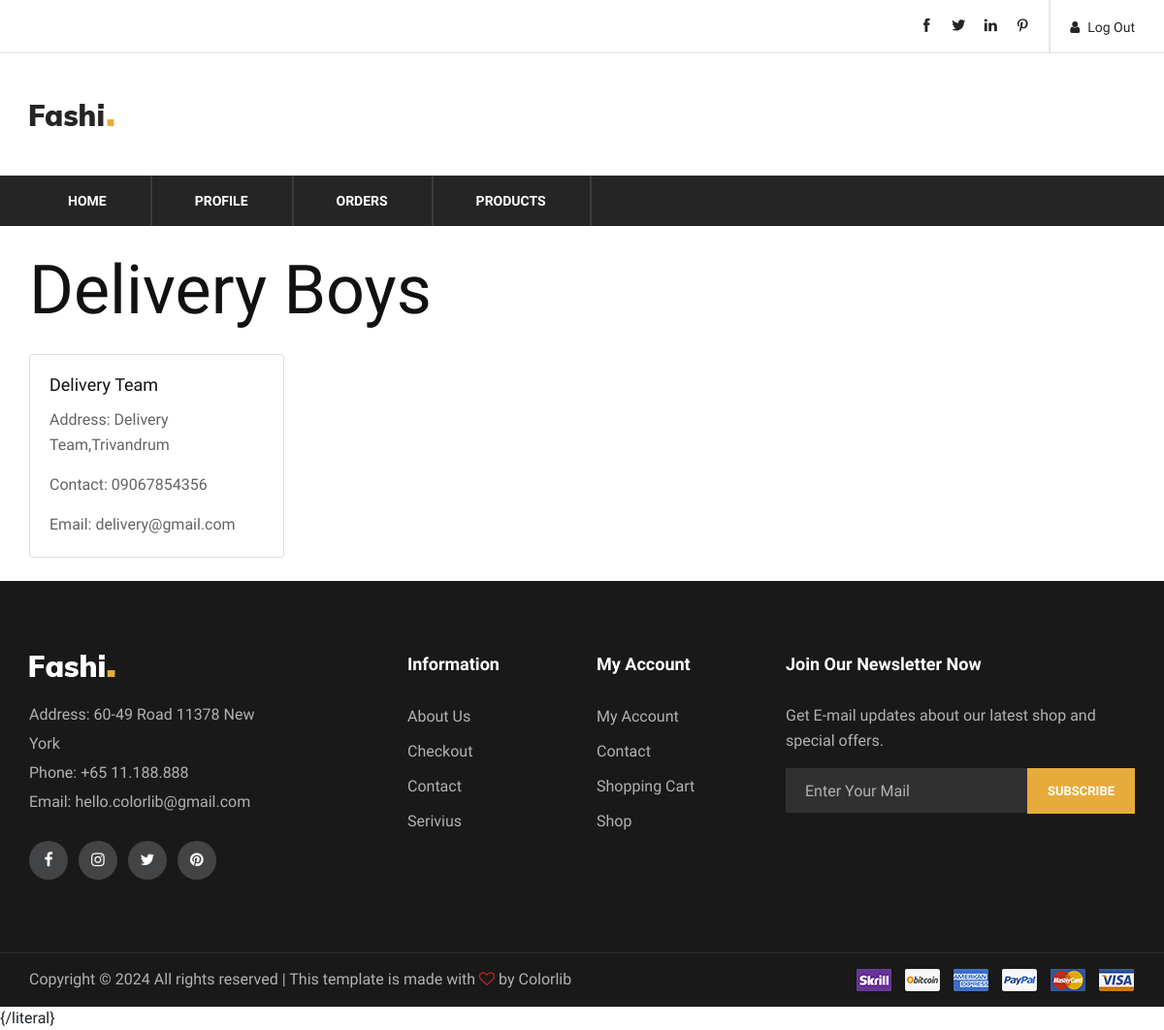
The page /delivery_teams on the database as committed earlier.
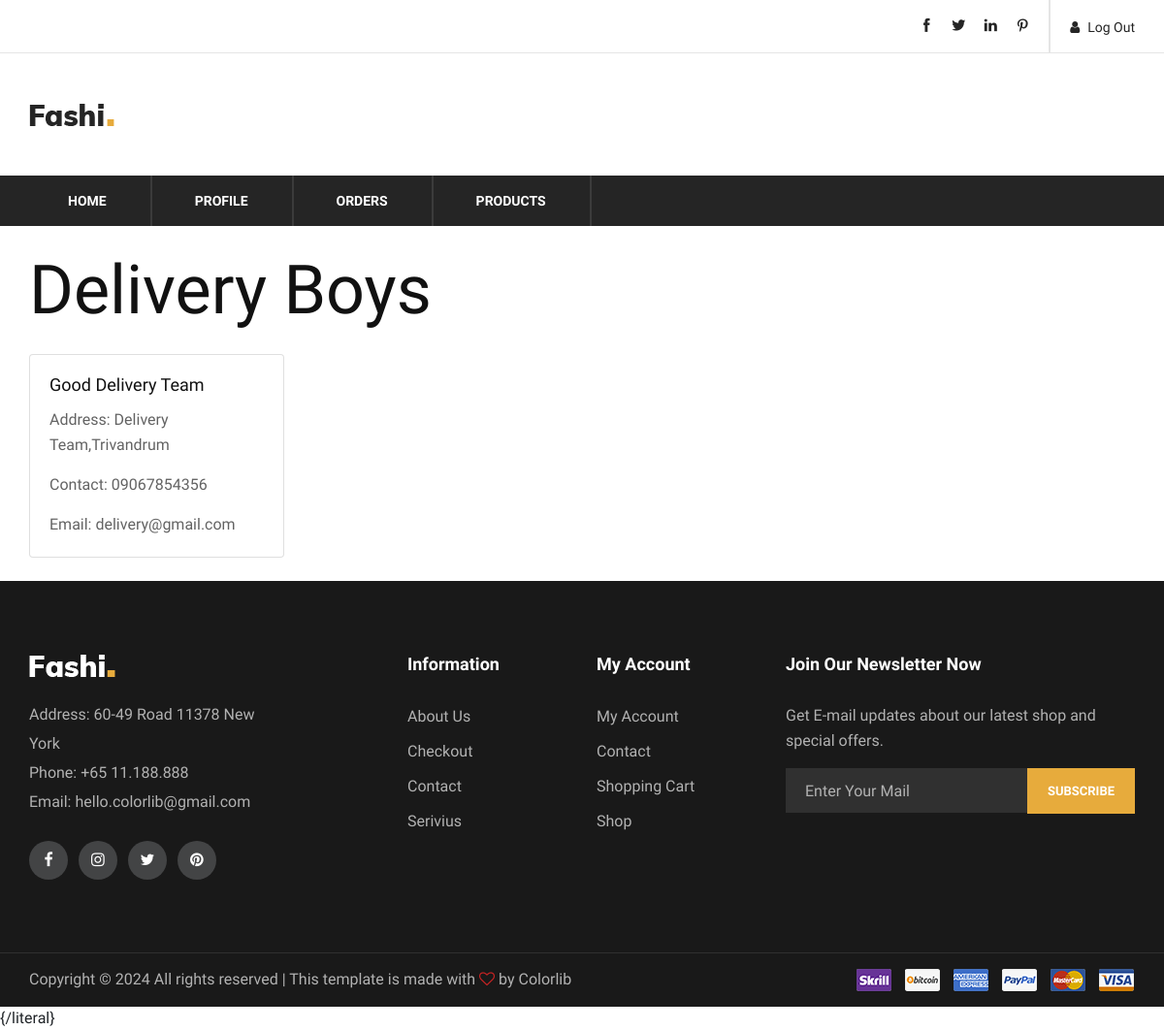
The same page on the database as committed later.
### myapp/models.py (models this page shows)
class DeliveryBoy(models.Model):
    delname = models.CharField(max_length=20, validators=[MaxLengthValidator(20)])
    address = models.CharField(max_length=60, validators=[MaxLengthValidator(60)])
    pincode = models.CharField(max_length=6, validators=[RegexValidator(regex='^[0-9]{6}$', message='Please enter a valid 6-digit pincode.')])
    district = models.CharField(max_length=20, validators=[MaxLengthValidator(20)])
    city = models.CharField(max_length=20, validators=[MaxLengthValidator(20)])
    contactno = models.CharField(max_length=12, validators=[RegexValidator(regex='^[0-9]{10,12}$', message='Please enter a valid 10 to 12-digit contact number.')])
    email = models.EmailField(max_length=32, unique=True)
    password = models.CharField(max_length=32)

### myapp/views.py (the view)
# urls.py: path('delivery_teams', views.delivery_teams, name='delivery_teams'),
def delivery_teams(request):
    delivery_boys = DeliveryBoy.objects.all()
    return render(request, 'delivery_teams.html', {'delivery_boys': delivery_boys})

### myapp/templates/delivery_teams.html
{% extends "shopheader.html" %}
{% block content %}
<div class="container">
    <h1 class="my-4">Delivery Boys</h1>
    <div class="row">
        {% for delivery_boy in delivery_boys %}
        <div class="col-md-3 mb-4">
            <div class="card">
                <div class="card-body">
                    <h5 class="card-title">{{ delivery_boy.delname }}</h5>
                    <p class="card-text">Address: {{ delivery_boy.address }}</p>
                    <p class="card-text">Contact: {{ delivery_boy.contactno }}</p>
                    <p class="card-text">Email: {{ delivery_boy.email }}</p>
                </div>
            </div>
        </div>
        {% endfor %}
    </div>
</div>
{% endblock %}

Rows that differ between the two databases and show on the page:
changed DeliveryBoy "Delivery Team,Trivandrum": delname "Delivery Team" → "Good Delivery Team"
